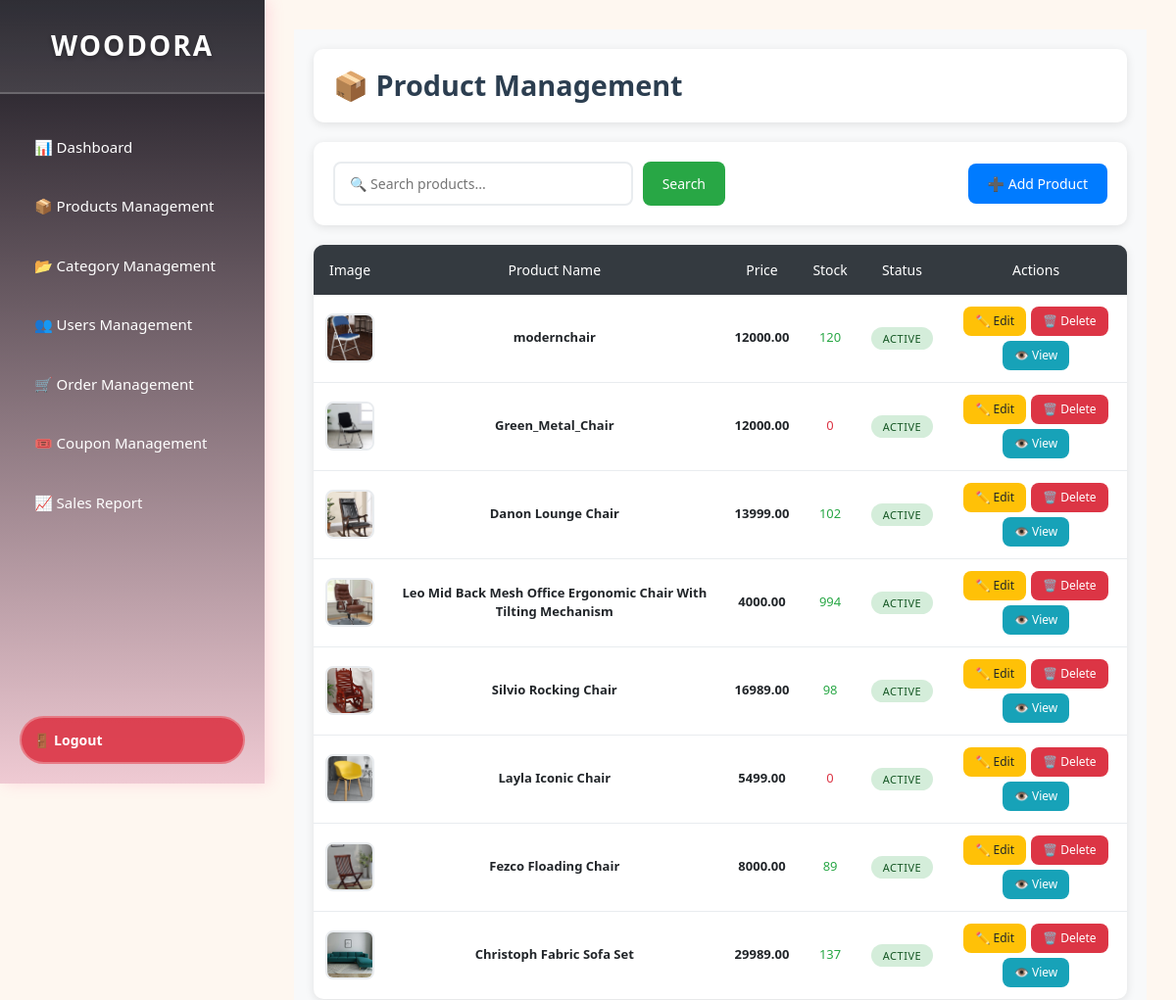
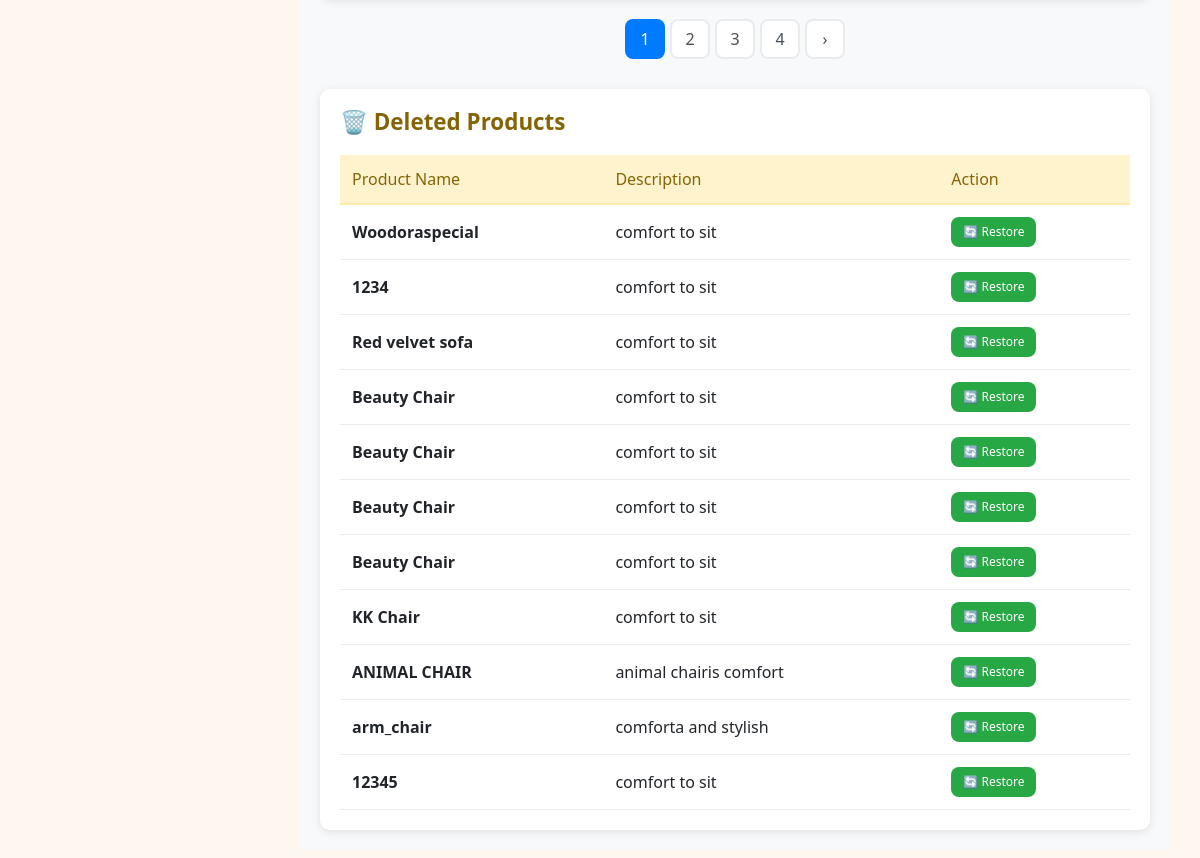
The page /custom_admin/products/ (signed in) on the database its author committed (2 pictures, top to bottom).
### products/models.py (models this page shows, shortened)
class Product(models.Model):
    category = models.ForeignKey(Category, on_delete=models.CASCADE, verbose_name="Category", default=1, related_name="products")
    name = models.CharField(max_length=200, verbose_name="Product Name")
    description = models.TextField(verbose_name="Product Description")
    brand = models.CharField(max_length=100, verbose_name="Brand", blank=True, null=True)
    price = models.DecimalField(max_digits=10, decimal_places=2, verbose_name="Price")
    stock = models.PositiveIntegerField(default=0)
    original_price = models.DecimalField(max_digits=10, decimal_places=2, verbose_name="Original Price", blank=True, null=True)
    discount_percentage = models.DecimalField(max_digits=5, decimal_places=2, verbose_name="Discount Percentage", blank=True, null=True, default=0)
    stock_status = models.BooleanField(default=True, verbose_name="In Stock")
    sold = models.PositiveIntegerField(verbose_name="Units Sold", default=0)
    coupons = models.ManyToManyField('Coupon', related_name='coupon_products',blank=True)
    main_image = models.ImageField(upload_to="products/main_images/", verbose_name="Main Image",default="products/main_images/default.jpg")
    material = models.CharField(max_length=100, verbose_name="Material", blank=True, null=True)
    dimensions = models.CharField(max_length=100, verbose_name="Dimensions", blank=True, null=True)
    weight = models.DecimalField(max_digits=5, decimal_places=2, verbose_name="Weight (kg)", blank=True, null=True)
    warranty = models.CharField(max_length=100, verbose_name="Warranty", blank=True, null=True)
    updated_at = models.DateTimeField(auto_now=True)
    is_active = models.BooleanField(default=True)
    created_at = models.DateTimeField(auto_now_add=True)
    is_deleted = models.BooleanField(default=False)

### custom_admin/views.py (the view)
# urls.py: path('products/', views.products_view, name='products_view'),
@superuser_required
@login_required
def products_view(request):
    query = request.GET.get('query', '')
    if query:
        products = Product.objects.filter(name__icontains=query, is_deleted=False, is_active=True).order_by('-created_at')
    else:
        products = Product.objects.filter(is_deleted=False, is_active=True).order_by('-created_at')
    inactive_products = Product.objects.filter(is_active=False).order_by('-created_at')
    context = {
        'products': products,
        'query': query,
        'inactive_products': inactive_products,
    }
    return render(request, 'custom_admin/products_view.html', context)

### custom_admin/views.py (called while the page is built)
def superuser_required(view_func):
    @wraps(view_func)
    def _wrapped_view(request, *args, **kwargs):
        if not request.user.is_authenticated:
            return redirect('login')
        if not request.user.is_superuser:
            return redirect('login')
        return view_func(request, *args, **kwargs)
    return _wrapped_view

### home/context_processors.py (called while the page is built)
def breadcrumbs(request):
    path_parts = request.path.strip('/').split('/')
    breadcrumbs = [{'title': 'Home', 'url': '/'}]
    if not path_parts or path_parts == ['']:
        return {'breadcrumbs': breadcrumbs}
    url = ''
    for i, part in enumerate(path_parts):
        url += f'/{part}'
        title = part.replace('-', ' ').title()
        if path_parts[0] == 'products' and path_parts[1] == 'products_details' and part.isdigit():
            try:
                product = Product.objects.get(id=part)
                title = product.name
            except Product.DoesNotExist:
                title = 'Product Not Found'
        breadcrumbs.append({'title': title, 'url': url})
    return {'breadcrumbs': breadcrumbs}

### products/context_processors.py (called while the page is built)
def cart_item_count(request):
    count = 0
    if request.user.is_authenticated:
        try:
            cart = Cart.objects.get(user=request.user)
            count = CartItem.objects.filter(cart=cart).count()
        except Cart.DoesNotExist:
            count = 0
    return {'cart_count': count}

### templates/custom_admin/products_view.html (shortened to what this page needs)
{% extends 'custom_admin/index.html' %}
{% load static %}
{% block content %}
<div class="product-container">
    <div class="page-header">
        <h1 class="page-title">📦 Product Management</h1>
    </div>
    <div class="actions-bar">
        <form method="GET" action="{% url 'custom_admin:products_view' %}" class="search-form">
            <input type="text" name="query" class="search-input" placeholder="🔍 Search products..." value="{{ request.GET.query }}">
            <button type="submit" class="btn btn-success">Search</button>
        </form>
        <a href="{% url 'custom_admin:add_products' %}" class="btn btn-primary">
            ➕ Add Product
        </a>
    </div>
    <div class="table-container">
        <table class="product-table">
            <thead>
                <tr>
                    <th>Image</th>
                    <th>Product Name</th>
                    <th>Price</th>
                    <th>Stock</th>
                    <th>Status</th>
                    <th>Actions</th>
                </tr>
            </thead>
            <tbody id="productTableBody">
                {% for product in products %}
                <tr>
                    <td>
                        {% if product.main_image %}
                            <img src="{{ product.main_image.url }}" alt="{{ product.name }}" class="product-image">
                        {% else %}
                            <img src="{% static 'images/default.jpg' %}" alt="Default" class="product-image">
                        {% endif %}
                    </td>
                    <td>
                        <strong>{{ product.name }}</strong>
                    </td>
                    <td>
                        <strong>{{ product.price }}</strong>
                    </td>
                    <td>
                        <span class="{% if product.stock > 10 %}status-success{% elif product.stock > 0 %}text-warning{% else %}status-danger{% endif %}">
                            {{ product.stock }}
                        </span>
                    </td>
                    <td>
                        {% if product.is_active %}
                            <span class="badge badge-success">Active</span>
                        {% else %}
                            <span class="badge badge-danger">Inactive</span>
                        {% endif %}
                    </td>
                    <td>
                        <div class="action-buttons">
                            <a href="{% url 'custom_admin:edit_products' product.id %}" class="btn btn-warning btn-sm">✏️ Edit</a>
                            <a href="{% url 'custom_admin:delete_products' product.id %}" class="btn btn-danger btn-sm">🗑️ Delete</a>
                            <a href="{% url 'custom_admin:products_detail_view' product.id %}" class="btn btn-info btn-sm">👁️ View</a>
                        </div>
                    </td>
                </tr>
                {% empty %}
                <tr>
                    <td colspan="7" class="empty-state">
                        <p>No products found. <a href="{% url 'custom_admin:add_products' %}">Add your first product</a></p>
                    </td>
                </tr>
                {% endfor %}
            </tbody>
        </table>
    </div>
    <div class="pagination-container">
        <ul id="pagination" class="pagination"></ul>
    </div>
    <div class="deleted-section">
        <h2 class="section-title">
            🗑️ Deleted Products
        </h2>
        <table class="deleted-table">
            <thead>
                <tr>
                    <th>Product Name</th>
                    <th>Description</th>
                    <th>Action</th>
                </tr>
            </thead>
            <tbody>
                {% for product in inactive_products %}
                <tr>
                    <td><strong>{{ product.name }}</strong></td>
                    <td>{{ product.description|truncatewords:15 }}</td>
                    <td>
                        <form method="post" action="{% url 'custom_admin:restore_product' product.id %}" style="display: inline;">
                            <button type="submit" class="btn btn-success btn-sm">🔄 Restore</button>
                        </form>
                    </td>
                </tr>
                {% empty %}
                <tr>
                    <td colspan="3" class="empty-state">
                        <p>No deleted products found.</p>
                    </td>
                </tr>
                {% endfor %}
            </tbody>
        </table>
    </div>
</div>
{% endblock %}

### templates/custom_admin/index.html (style rules this page uses)
body { margin: 0; padding: 0; font-family: 'Segoe UI', Tahoma, Geneva, Verdana, sans-serif; background-color: #fef7f0; }

### templates/custom_admin/products_view.html (style rules this page uses)
.product-container { max-width: 1400px; margin: 0 auto; padding: 20px; background: #f8f9fa; min-height: 100vh; }
.page-header { background: white; padding: 20px; border-radius: 10px; box-shadow: 0 2px 10px rgba(0,0,0,0.1); margin-bottom: 20px; }
.page-title { color: #2c3e50; font-size: 1.8rem; font-weight: 600; margin: 0; }
.actions-bar { background: white; padding: 20px; border-radius: 10px; box-shadow: 0 2px 10px rgba(0,0,0,0.1); margin-bottom: 20px; display: flex; justify-content: space-between; align-items: center; gap: 20px; }
.search-form { display: flex; gap: 10px; flex: 1; max-width: 400px; }
.search-input { flex: 1; padding: 10px 15px; border: 2px solid #e9ecef; border-radius: 8px; font-size: 14px; transition: border-color 0.3s; }
.btn { padding: 10px 20px; border: none; border-radius: 8px; font-size: 14px; font-weight: 500; text-decoration: none; cursor: pointer; transition: all 0.3s; display: inline-flex; align-items: center; gap: 8px; }
.btn-primary { background: #007bff; color: white; }
.btn-success { background: #28a745; color: white; }
.btn-warning { background: #ffc107; color: #212529; }
.btn-danger { background: #dc3545; color: white; }
.btn-info { background: #17a2b8; color: white; }
.btn-sm { padding: 6px 12px; font-size: 12px; }
.table-container { background: white; border-radius: 10px; box-shadow: 0 2px 10px rgba(0,0,0,0.1); overflow: hidden; margin-bottom: 20px; }
.product-table { width: 100%; margin: 0; border-collapse: collapse; }
.product-table th { background: #343a40; color: white; padding: 15px 12px; text-align: center; font-weight: 500; font-size: 14px; border: none; }
.product-table td { padding: 12px; text-align: center; vertical-align: middle; border-bottom: 1px solid #e9ecef; font-size: 13px; }
.product-table tbody tr:last-child td { border-bottom: none; }
.product-image { width: 50px; height: 50px; object-fit: cover; border-radius: 8px; border: 2px solid #e9ecef; }
.badge { padding: 6px 12px; border-radius: 20px; font-size: 11px; font-weight: 500; text-transform: uppercase; letter-spacing: 0.5px; }
.badge-success { background: #d4edda; color: #155724; }
.status-success { color: #28a745; font-weight: 500; }
.status-danger { color: #dc3545; font-weight: 500; }
.action-buttons { display: flex; gap: 5px; justify-content: center; flex-wrap: wrap; }
.pagination-container { display: flex; justify-content: center; margin: 20px 0; }
.pagination { display: flex; list-style: none; padding: 0; margin: 0; gap: 5px; }
.deleted-section { background: white; border-radius: 10px; box-shadow: 0 2px 10px rgba(0,0,0,0.1); padding: 20px; margin-top: 30px; }
.section-title { color: #856404; font-size: 1.4rem; font-weight: 600; margin-bottom: 20px; display: flex; align-items: center; gap: 10px; }
.deleted-table { width: 100%; border-collapse: collapse; }
.deleted-table th { background: #fff3cd; color: #856404; padding: 12px; text-align: left; font-weight: 500; border-bottom: 2px solid #ffeaa7; }
.deleted-table td { padding: 12px; border-bottom: 1px solid #e9ecef; vertical-align: middle; }

### rows shown on the page
Product: main_image (picture), name "modernchair", price "12000.00", stock "120", is_active "ACTIVE"
Product: main_image (picture), name "Green_Metal_Chair", price "12000.00", stock "0", is_active "ACTIVE"
Product: main_image (picture), name "Danon Lounge Chair", price "13999.00", stock "102", is_active "ACTIVE"
Product: main_image (picture), name "Leo Mid Back Mesh Office Ergonomic Chair With Tilting Mechanism", price "4000.00", stock "994", is_active "ACTIVE"
Product: main_image (picture), name "Silvio Rocking Chair", price "16989.00", stock "98", is_active "ACTIVE"
Product: main_image (picture), name "Layla Iconic Chair", price "5499.00", stock "0", is_active "ACTIVE"
Product: main_image (picture), name "Fezco Floading Chair", price "8000.00", stock "89", is_active "ACTIVE"
Product: main_image (picture), name "Christoph Fabric Sofa Set", price "29989.00", stock "137", is_active "ACTIVE"
Product: name "Woodoraspecial", description "comfort to sit"
Product: name "1234", description "comfort to sit"
Product: name "Red velvet sofa", description "comfort to sit"
Product: name "Beauty Chair", description "comfort to sit"
Product: name "Beauty Chair", description "comfort to sit"
Product: name "Beauty Chair", description "comfort to sit"
Product: name "Beauty Chair", description "comfort to sit"
Product: name "KK Chair", description "comfort to sit"
Product: name "ANIMAL CHAIR", description "animal chairis comfort"
Product: name "arm_chair", description "comforta and stylish"
Product: name "12345", description "comfort to sit"
